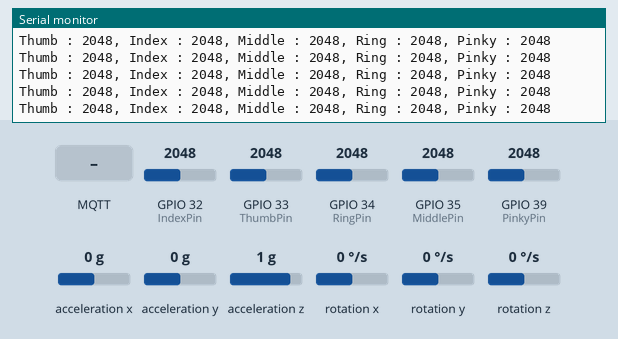
The sketch below on a simulated ESP32. Parts: the last lines printed to the serial monitor. Wiring (inferred from the names in the program): MPU-6050 motion sensor at I2C address 0x68. The test bench sets the inputs (shaded band); at power-on: GPIO 32 (IndexPin) = 2048, GPIO 33 (ThumbPin) = 2048, GPIO 34 (RingPin) = 2048, GPIO 35 (MiddlePin) = 2048, GPIO 39 (PinkyPin) = 2048, acceleration x 0 g, acceleration y 0 g, acceleration z 1 g, rotation x 0 °/s, rotation y 0 °/s, rotation z 0 °/s. WiFi joins after 1.5 s; servers stay silent unless stated; no MQTT or app messages arrive unless stated.

Above: at 3.2 s.
3.3 s: MQTT message "1" arrives on the first subscribed topic
At 3.37 s:
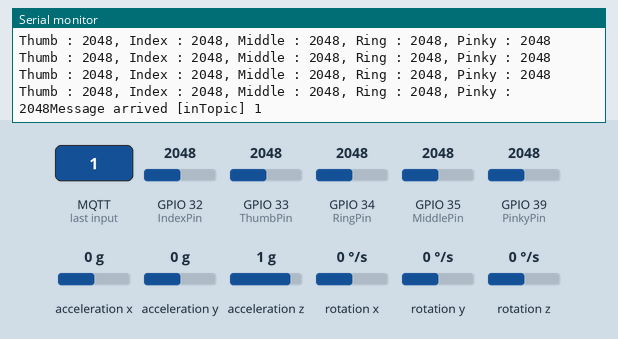
4.8 s: MQTT message "on" arrives on the first subscribed topic
At 6.27 s:
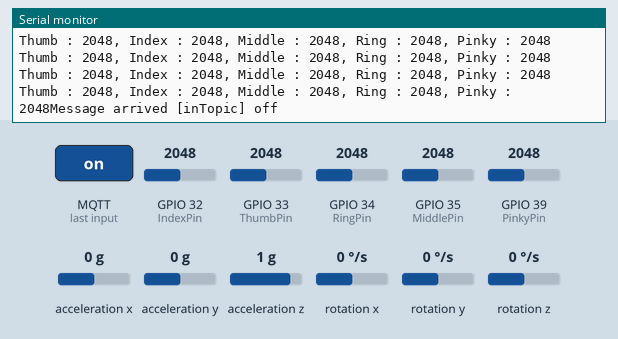
6.3 s: MQTT message "off" arrives on the first subscribed topic
7.8 s: GPIO 32 (IndexPin) set to 2866
At 7.93 s:
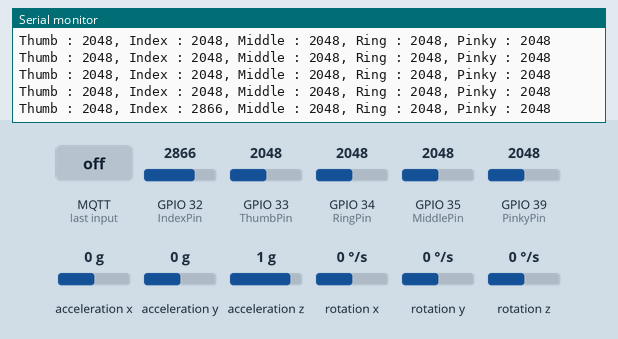
9.3 s: GPIO 33 (ThumbPin) set to 2866
At 9.35 s:
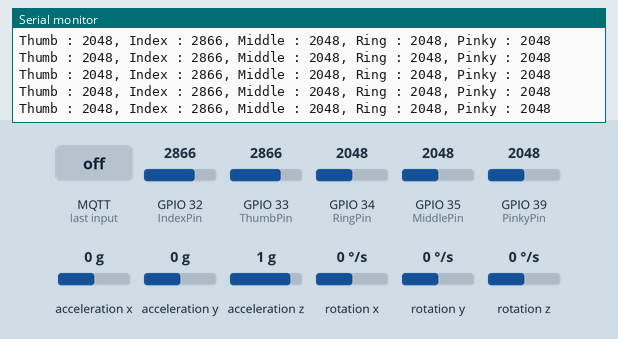
10.8 s: GPIO 34 (RingPin) set to 2866
At 10.88 s:
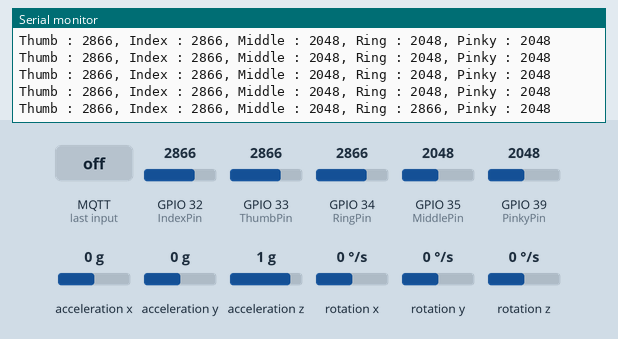

Measured:
- after the input at 4.8 s, the serial monitor: prints a new line after 1.5 s (image 2)
- after the input at 7.8 s, the serial monitor: prints a new line at once (image 3)
- after the input at 10.8 s, the serial monitor: prints a new line after 0.08 s (image 5)

The sketch:

data-to-ml-test.ino
```cpp
#include <Arduino.h>
#include <WiFi.h>
#include <PubSubClient.h>

// #########################
// allow port permission in laptop if is not enabled
// #########################

int ThumbReading  = 0;
int IndexReading  = 0;
int MiddleReading = 0;
int RingReading   = 0;
int PinkyReading  = 0;

int16_t accelerometer_x, accelerometer_y, accelerometer_z;
// used to store accelero meter values

const char *ssid = "TheProgrammer";
const char *password = "09292503ssss";


WiFiClient espClient;
PubSubClient client(espClient);
// IPAddress server(192,168,1,103);

void setup() {
  Serial.begin(9600);
  WiFi.begin(ssid, password);
  while (WiFi.status() != WL_CONNECTED)
  {
    Serial.print(".");
    delay(1000);
  }
  client.setServer("raspberrypi.local", 1883);
  client.setCallback(MqttCallBack);

  InitializeAccleroMeter();
}

void loop()
{
  if (!client.connected()) {
    ReConnectMqttServer();
  }

  ReadFlexSensors();
  ReadAcceleroMeter();
  char* char_array = ProcessDataToSend();
  SendDataToMqtt(char_array);
  delay(100);
  client.loop();
}

char* ProcessDataToSend ()
{
  String Thumb = String(ThumbReading);
  String Index = String(IndexReading);
  String Middle = String(MiddleReading);
  String Ring = String(RingReading);
  String Pinky = String(PinkyReading);

  String Ax = String(accelerometer_x);
  String Ay = String(accelerometer_y);

  String dataToSend = Thumb+':';
  dataToSend= dataToSend+Index+":";
  dataToSend= dataToSend+Middle + ":";
  dataToSend= dataToSend+Ring + ":";
  dataToSend= dataToSend+Pinky + ":";
  dataToSend= dataToSend+Ax + ":";
  dataToSend= dataToSend+Ay ;

  int length = dataToSend.length();

  char* char_array = new char[length + 1];

  strcpy(char_array, dataToSend.c_str());
  return char_array;
}
```

MqttSection.ino
```cpp
void ReConnectMqttServer()
{
  // Loop until we're reconnected
  while (!client.connected())
  {
    Serial.print("Attempting MQTT connection...");
    // Attempt to connect
    if (client.connect("arduinoClient"))
    {
      Serial.println("connected");
      // Once connected, publish an announcement...
      // client.publish("message","hello world");
      // ... and resubscribe
      client.subscribe("inTopic");
    }
    else
    {
      Serial.print("failed, rc=");
      Serial.print(client.state());
      Serial.println(" try again in 5 seconds");
      Serial.println("Check port access in laptop");
      Serial.println("Try to open the port in firewall ");
      // Wait 5 seconds before retrying
      delay(5000);
    }
  }
}

void SendDataToMqtt(char *data)
{
  client.publish("message", data);
}


void MqttCallBack(char *topic, byte *payload, unsigned int length)
{
  Serial.print("Message arrived [");
  Serial.print(topic);
  Serial.print("] ");
  for (int i = 0; i < length; i++)
  {
    Serial.print((char)payload[i]);
  }
  Serial.println();
}
```

Sensors.ino
```cpp
#include "Wire.h"
const int MPU_ADDR = 0x68;

// from thumb
const int RingPin = 34;
const int MiddlePin = 35;
const int IndexPin = 32;
const int ThumbPin = 33;
const int PinkyPin = 39;

void ReadFlexSensors()
{
  ThumbReading = analogRead(ThumbPin);
  IndexReading = analogRead(IndexPin);
  MiddleReading = analogRead(MiddlePin);
  RingReading = analogRead(RingPin);
  PinkyReading = analogRead(PinkyPin);
  Serial.println();
  Serial.print("Thumb : ");
  Serial.print(ThumbReading);
  Serial.print(", Index : ");
  Serial.print(IndexReading);
  Serial.print(", Middle : ");
  Serial.print(MiddleReading);
  Serial.print(", Ring : ");
  Serial.print(RingReading);
  Serial.print(", Pinky : ");
  Serial.print(PinkyReading);
}


void ReadAcceleroMeter()
{
  Wire.beginTransmission(MPU_ADDR);
  Wire.write(0x3B);                        // starting with register 0x3B (ACCEL_XOUT_H) [MPU-6000 and MPU-6050 Register Map and Descriptions Revision 4.2, p.40]
  Wire.endTransmission(false);             // the parameter indicates that the Arduino will send a restart. As a result, the connection is kept active.
  Wire.requestFrom(MPU_ADDR, 7 * 2, true); // request a total of 7*2=14 registers

  accelerometer_x = Wire.read() << 8 | Wire.read(); // reading registers: 0x3B (ACCEL_XOUT_H) and 0x3C (ACCEL_XOUT_L)
  accelerometer_y = Wire.read() << 8 | Wire.read(); // reading registers: 0x3D (ACCEL_YOUT_H) and 0x3E (ACCEL_YOUT_L)
  accelerometer_z = Wire.read() << 8 | Wire.read(); // reading registers: 0x3F (ACCEL_ZOUT_H) and 0x40 (ACCEL_ZOUT_L)

  // print out data
  // Serial.print("aX = ");
  // Serial.print(accelerometer_x);
  // Serial.print(" | aY = ");
  // Serial.print(accelerometer_y);
  // Serial.println();
}


void InitializeAccleroMeter ()
{
  // Initialize I2C START
  Wire.begin();
  Wire.beginTransmission(MPU_ADDR); // Begins a transmission to the I2C slave (GY-521 board)
  Wire.write(0x6B);                 // PWR_MGMT_1 register
  Wire.write(0);                    // set to zero (wakes up the MPU-6050)
  Wire.endTransmission(true);
  // Initialize I2C END
}
```
